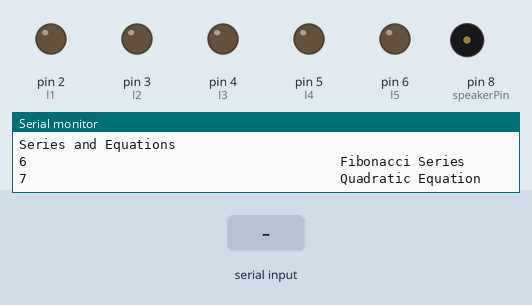
Bench run of a sketch on a simulated Arduino Uno, built with avr-gcc and run on an emulated ATmega328P. Parts: output pins drawn as LEDs (lit = HIGH), buzzer (waves = sounding), the last lines printed to the serial monitor. The test bench sets the inputs (shaded band).

Above: at 1.6 s.
1.7 s: byte 1 (1) received over Serial
At 3.3 s:
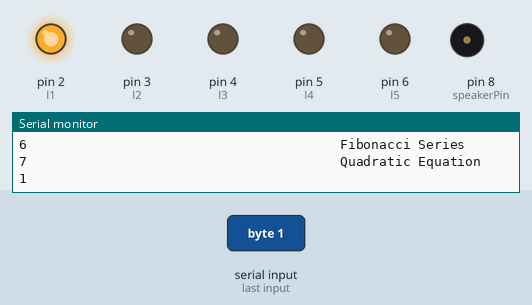
3.7 s: byte 6 (6) received over Serial
At 4.1 s:
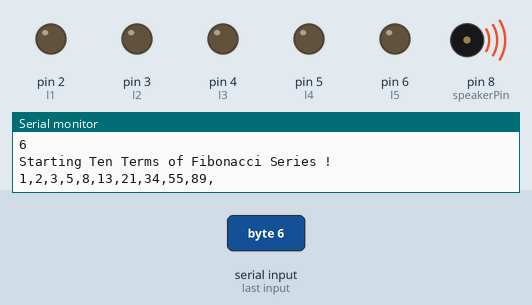
5.7 s: byte 2 (2) received over Serial
At 6.9 s:
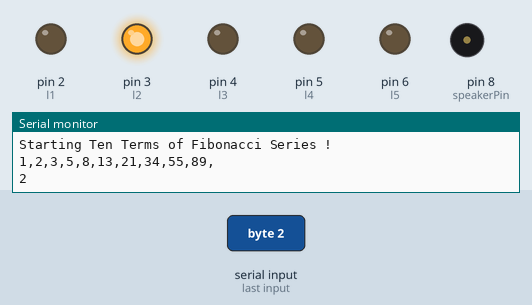
7.7 s: byte 3 (3) received over Serial
At 9.4 s:
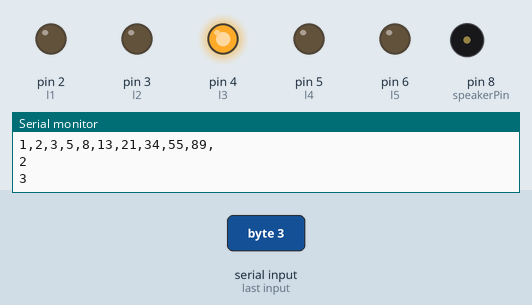
9.7 s: byte 4 (4) received over Serial
At 11.4 s:
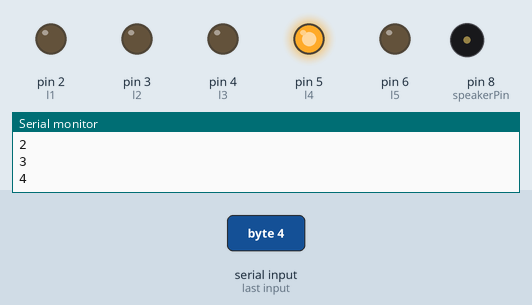
11.7 s: byte 5 (5) received over Serial
At 13.3 s:
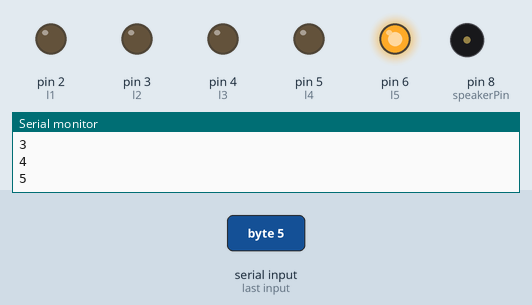
Timing chart, 0 to 14.7 s (numbered marks = the images above; inputs shaded):
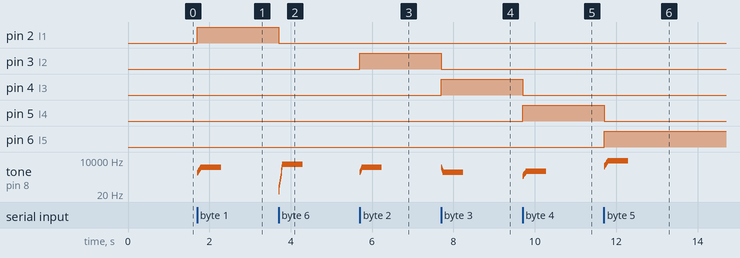

Measured:
- after the input at 1.7 s, pin 2 (l1): LOW → HIGH at once; tone on pin 8 (speakerPin): plays 961 Hz for 0.01 s, 1089 Hz for 0.01 s, 1225 Hz for 0.01 s, 1369 Hz for 0.01 s, 1521 Hz for 0.01 s, 1681 Hz for 0.01 s … (10 notes in this stretch), starting at once
- after the input at 3.7 s, pin 2 (l1): HIGH → LOW at once; tone on pin 8 (speakerPin): plays 31 Hz for 0.01 s, 66 Hz for 0.01 s, 105 Hz for 0.01 s, 185 Hz for 0.01 s, 312 Hz for 0.01 s, 533 Hz for 0.01 s … (10 notes in this stretch), starting at once
- after the input at 5.7 s, pin 3 (l2): LOW → HIGH at once; tone on pin 8 (speakerPin): plays 1023 Hz for 0.01 s, 1295 Hz for 0.01 s, 1599 Hz for 0.01 s, 2024 Hz for 0.01 s, 2548 Hz for 0.50 s, starting at once
- after the input at 7.7 s, pin 3 (l2): HIGH → LOW at once; pin 4 (l3): LOW → HIGH at once; tone on pin 8 (speakerPin): plays 2548 Hz for 0.01 s, 2024 Hz for 0.01 s, 1599 Hz for 0.01 s, 1295 Hz for 0.01 s, 1023 Hz for 0.50 s, starting at once
- after the input at 9.7 s, pin 4 (l3): HIGH → LOW at once; pin 5 (l4): LOW → HIGH at once; tone on pin 8 (speakerPin): plays 511 Hz for 0.01 s, 577 Hz for 0.01 s, 647 Hz for 0.01 s, 721 Hz for 0.01 s, 799 Hz for 0.01 s, 902 Hz for 0.01 s … (9 notes in this stretch), starting at once
- after the input at 11.7 s, pin 5 (l4): HIGH → LOW at once; pin 6 (l5): LOW → HIGH at once; tone on pin 8 (speakerPin): plays 3019 Hz for 0.01 s, 3421 Hz for 0.01 s, 3848 Hz for 0.01 s, 4301 Hz for 0.01 s, 4778 Hz for 0.01 s, 5281 Hz for 0.01 s … (10 notes in this stretch), starting at once

The sketch:

math_with_ledstate.ino
```cpp
#include "pitches.h"
#include <string.h>
#include <math.h> // Math Library for using functions (sqrt(num), square(num) ... ) to solve equations

#define SIZE 10
#define totalShapes 5
#define pi 3.142

const int l1 = 2;
const int l2 = 3;
const int l3 = 4;
const int l4 = 5;
const int l5 = 6;

int speakerPin=8;
int Area=0;

int firstTerm=0, secondTerm=1, nextTerm=0;
int numOfTerms=0;


int frequency [SIZE]={
  NOTE_B0
, NOTE_C1
, NOTE_CS1
, NOTE_D1
, NOTE_DS1
, NOTE_E1
, NOTE_F1
, NOTE_FS1
, NOTE_G1
, NOTE_GS1 }; // Total 10 Frequency of Different values


int frequency2[SIZE]={
 NOTE_DS6,
 NOTE_E6  ,
 NOTE_F6  ,
 NOTE_FS6 ,
 NOTE_G6  ,
 NOTE_GS6 ,
 NOTE_A6  ,
 NOTE_AS6 ,
 NOTE_B6  ,
 NOTE_C7

  };
String  shapesName[totalShapes]={"Square", "Rectangle", "Parallelogram", "Triangle", "Circle"};

void setup() {
  // put your setup code here, to run once:
  Serial.begin(9600); // Initializing our Serial monitor bits per second data transfer
  Serial.println("Press Keys for Generating tones of these shapes");


  pinMode(l1, OUTPUT);
  pinMode(l2, OUTPUT);
  pinMode(l3, OUTPUT);
  pinMode(l4, OUTPUT);
  pinMode(l5, OUTPUT);


  for(int counter=0; counter<5; counter++)
  {
    Serial.print(counter+1);
    Serial.print("                                         ");
    Serial.println(shapesName[counter]);
  }

  Serial.println("Series and Equations");
  Serial.println("6                                        Fibonacci Series");
  Serial.println("7                                        Quadratic Equation");

}

void loop() {
  // put your main code here, to run repeatedly:
  if(Serial.available()> 0)
  {
    int incomingByte=Serial.read() ; // Because IT returns ascii value of key you press
     Serial.println(incomingByte);
    switch(incomingByte)

    {
      // 1 for Generating Sound from Area of Square=s^2
      case 1:
      digitalWrite(l1, HIGH);
      digitalWrite(l2, LOW);
      digitalWrite(l3, LOW);
      digitalWrite(l4, LOW);
      digitalWrite(l5, LOW);
      for(int index=0; index<SIZE; index++)
      {
         Area=square(frequency[index]);
        playAreaSound(Area);
      }
      break;

      // 2 for Generating Sound from Area of Rectangle=l*w
      case 2:
      digitalWrite(l1, LOW);
      digitalWrite(l2, HIGH);
      digitalWrite(l3, LOW);
      digitalWrite(l4, LOW);
      digitalWrite(l5, LOW);
      for(int index=0; index<SIZE; index=index+2) //This for loop runs 5 times if you observe the condition
      {
        Area=frequency[index]*frequency[index+1];
        playAreaSound(Area);
      }
      break;

      // 3 for Generating Sound from Area of Parallelogram=b*h
      case 3:
      digitalWrite(l1, LOW);
      digitalWrite(l2, LOW);
      digitalWrite(l3, HIGH);
      digitalWrite(l4, LOW);
      digitalWrite(l5, LOW);
      for(int index=9; index > 0; index=index-2) //This for loop runs 5 times if you observe the condition but this time from reverse condition
      {
        Area=frequency[index]*frequency[index-1];
        playAreaSound(Area);
      }
      break;

      // 4 for Generating Sound from Area of Triangle=(1/2)*b*h
      case 4:
      digitalWrite(l1, LOW);
      digitalWrite(l2, LOW);
      digitalWrite(l3, LOW);
      digitalWrite(l4, HIGH);
      digitalWrite(l5, LOW);
      for(int index=0; index<SIZE-1; index++)
      {
        Area=(frequency[index]*frequency[index+1])/2;
        playAreaSound(Area);
      }
      break;

      // 5 for Generating Sound from Area of Circle=pi*r^2
      case 5:
      digitalWrite(l1, LOW);
      digitalWrite(l2, LOW);
      digitalWrite(l3, LOW);
      digitalWrite(l4, LOW);
      digitalWrite(l5, HIGH);
      for(int index=0; index<SIZE; index++)
      {
        Area=pi*square(frequency[index]);
        playAreaSound(Area);
      }

      break;

      // 6 for Fibonacci Series in which next term =sum of Two preceding Terms (1, 1, 2, 3, 5, 8, 13 ...and so on)
      case 6:
      digitalWrite(l1, LOW);
      Serial.println("Starting Ten Terms of Fibonacci Series !  ");

      while(numOfTerms < 10) // Starting 10 Terms will Generate fibonacci sound
      {
        nextTerm=firstTerm+secondTerm;// These three statements generates next Term
        firstTerm=secondTerm;
        secondTerm=nextTerm;
        Area=nextTerm;
        Serial.print(Area);
        Serial.print(",");
        playAreaSound(Area*frequency[numOfTerms]);
        numOfTerms++;
      }
      Serial.println("");
     //initializing variables to its inital values
      numOfTerms=0;
      firstTerm=0;
      secondTerm=1;
      nextTerm=0;

      break;

      //For Quadratic Equation
      case 7:

      for(int index=0; index<SIZE; index++)
      {
        playAreaSound(frequency2[index]);
      }

      break;


    }
  }

}

void playAreaSound(int freq)
{
  tone(speakerPin, freq, 500);
  delay(10);
}
```

pitches.h
```cpp
/*************************************************
 * Public Constants
 *************************************************/

#define NOTE_B0  31
#define NOTE_C1  33
#define NOTE_CS1 35
#define NOTE_D1  37
#define NOTE_DS1 39
#define NOTE_E1  41
#define NOTE_F1  44
#define NOTE_FS1 46
#define NOTE_G1  49
#define NOTE_GS1 52
#define NOTE_A1  55
#define NOTE_AS1 58
#define NOTE_B1  62
#define NOTE_C2  65
#define NOTE_CS2 69
#define NOTE_D2  73
#define NOTE_DS2 78
#define NOTE_E2  82
#define NOTE_F2  87
#define NOTE_FS2 93
#define NOTE_G2  98
#define NOTE_GS2 104
#define NOTE_A2  110
#define NOTE_AS2 117
#define NOTE_B2  123
#define NOTE_C3  131
#define NOTE_CS3 139
#define NOTE_D3  147
#define NOTE_DS3 156
#define NOTE_E3  165
#define NOTE_F3  175
#define NOTE_FS3 185
#define NOTE_G3  196
#define NOTE_GS3 208
#define NOTE_A3  220
#define NOTE_AS3 233
#define NOTE_B3  247
#define NOTE_C4  262
#define NOTE_CS4 277
#define NOTE_D4  294
#define NOTE_DS4 311
#define NOTE_E4  330
#define NOTE_F4  349
#define NOTE_FS4 370
#define NOTE_G4  392
#define NOTE_GS4 415
#define NOTE_A4  440
#define NOTE_AS4 466
#define NOTE_B4  494
#define NOTE_C5  523
#define NOTE_CS5 554
#define NOTE_D5  587
#define NOTE_DS5 622
#define NOTE_E5  659
#define NOTE_F5  698
#define NOTE_FS5 740
#define NOTE_G5  784
#define NOTE_GS5 831
#define NOTE_A5  880
#define NOTE_AS5 932
#define NOTE_B5  988
#define NOTE_C6  1047
#define NOTE_CS6 1109
#define NOTE_D6  1175
#define NOTE_DS6 1245
#define NOTE_E6  1319
#define NOTE_F6  1397
#define NOTE_FS6 1480
#define NOTE_G6  1568
#define NOTE_GS6 1661
#define NOTE_A6  1760
#define NOTE_AS6 1865
#define NOTE_B6  1976
#define NOTE_C7  2093
#define NOTE_CS7 2217
#define NOTE_D7  2349
#define NOTE_DS7 2489
#define NOTE_E7  2637
#define NOTE_F7  2794
#define NOTE_FS7 2960
#define NOTE_G7  3136
#define NOTE_GS7 3322
#define NOTE_A7  3520
#define NOTE_AS7 3729
#define NOTE_B7  3951
#define NOTE_C8  4186
#define NOTE_CS8 4435
#define NOTE_D8  4699
#define NOTE_DS8 4978
```
